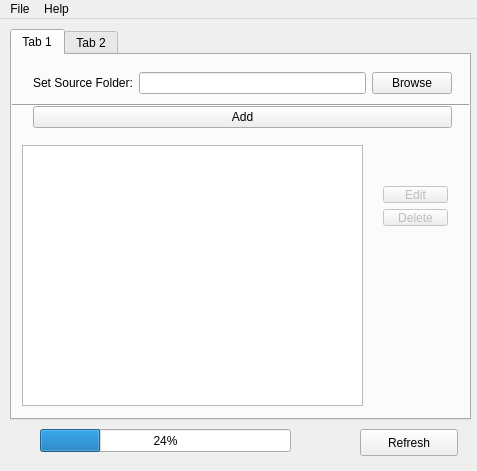
<?xml version="1.0" encoding="UTF-8"?>
<ui version="4.0">
 <class>MainWindow</class>
 <widget class="QMainWindow" name="MainWindow">
  <property name="geometry">
   <rect>
    <x>0</x>
    <y>0</y>
    <width>477</width>
    <height>471</height>
   </rect>
  </property>
  <property name="windowTitle">
   <string>Relax! lite</string>
  </property>
  <widget class="QWidget" name="centralWidget">
   <widget class="QTabWidget" name="tabWidget">
    <property name="geometry">
     <rect>
      <x>10</x>
      <y>10</y>
      <width>461</width>
      <height>391</height>
     </rect>
    </property>
    <property name="currentIndex">
     <number>0</number>
    </property>
    <widget class="QWidget" name="tab">
     <attribute name="title">
      <string>Tab 1</string>
     </attribute>
     <widget class="QListView" name="sourceListView">
      <property name="geometry">
       <rect>
        <x>10</x>
        <y>90</y>
        <width>341</width>
        <height>261</height>
       </rect>
      </property>
     </widget>
     <widget class="Line" name="line">
      <property name="geometry">
       <rect>
        <x>0</x>
        <y>40</y>
        <width>461</width>
        <height>20</height>
       </rect>
      </property>
      <property name="orientation">
       <enum>Qt::Horizontal</enum>
      </property>
     </widget>
     <widget class="QWidget" name="layoutWidget">
      <property name="geometry">
       <rect>
        <x>360</x>
        <y>120</y>
        <width>87</width>
        <height>62</height>
       </rect>
      </property>
      <layout class="QVBoxLayout" name="verticalLayout">
       <item>
        <widget class="QPushButton" name="editSourcePathButton">
         <property name="enabled">
          <bool>false</bool>
         </property>
         <property name="text">
          <string>Edit</string>
         </property>
        </widget>
       </item>
       <item>
        <widget class="QPushButton" name="deleteSourcePathButton">
         <property name="enabled">
          <bool>false</bool>
         </property>
         <property name="text">
          <string>Delete</string>
         </property>
        </widget>
       </item>
      </layout>
     </widget>
     <widget class="QWidget" name="layoutWidget">
      <property name="geometry">
       <rect>
        <x>10</x>
        <y>0</y>
        <width>441</width>
        <height>91</height>
       </rect>
      </property>
      <layout class="QVBoxLayout" name="verticalLayout_3">
       <item>
        <layout class="QHBoxLayout" name="horizontalLayout">
         <item>
          <widget class="QLabel" name="label">
           <property name="text">
            <string>Set Source Folder:</string>
           </property>
          </widget>
         </item>
         <item>
          <widget class="QLineEdit" name="sourcePathEdit"/>
         </item>
         <item>
          <widget class="QPushButton" name="browseSourcePathButton">
           <property name="text">
            <string>Browse</string>
           </property>
          </widget>
         </item>
        </layout>
       </item>
       <item>
        <widget class="QPushButton" name="addSourcePathButton">
         <property name="text">
          <string>Add</string>
         </property>
        </widget>
       </item>
      </layout>
     </widget>
    </widget>
    <widget class="QWidget" name="tab_2">
     <attribute name="title">
      <string>Tab 2</string>
     </attribute>
     <widget class="QTableView" name="destTableView">
      <property name="geometry">
       <rect>
        <x>10</x>
        <y>110</y>
        <width>361</width>
        <height>241</height>
       </rect>
      </property>
     </widget>
     <widget class="QWidget" name="layoutWidget">
      <property name="geometry">
       <rect>
        <x>379</x>
        <y>160</y>
        <width>71</width>
        <height>62</height>
       </rect>
      </property>
      <layout class="QVBoxLayout" name="verticalLayout_2">
       <item>
        <widget class="QPushButton" name="destPathEditButton">
         <property name="enabled">
          <bool>false</bool>
         </property>
         <property name="text">
          <string>Edit</string>
         </property>
        </widget>
       </item>
       <item>
        <widget class="QPushButton" name="destPathDeleteButton">
         <property name="enabled">
          <bool>false</bool>
         </property>
         <property name="text">
          <string>Delete</string>
         </property>
        </widget>
       </item>
      </layout>
     </widget>
     <widget class="QWidget" name="layoutWidget">
      <property name="geometry">
       <rect>
        <x>11</x>
        <y>2</y>
        <width>441</width>
        <height>99</height>
       </rect>
      </property>
      <layout class="QVBoxLayout" name="verticalLayout_4">
       <item>
        <layout class="QHBoxLayout" name="horizontalLayout_2">
         <item>
          <widget class="QLabel" name="label_2">
           <property name="text">
            <string>Set Preferred Folder:</string>
           </property>
          </widget>
         </item>
         <item>
          <widget class="QLineEdit" name="destPathEdit"/>
         </item>
         <item>
          <widget class="QPushButton" name="browseDestPathButton">
           <property name="text">
            <string>Browse</string>
           </property>
          </widget>
         </item>
        </layout>
       </item>
       <item>
        <layout class="QHBoxLayout" name="horizontalLayout_3">
         <item>
          <widget class="QLabel" name="label_3">
           <property name="text">
            <string>Set Filter Extensions:</string>
           </property>
          </widget>
         </item>
         <item>
          <widget class="QLineEdit" name="nameFilterEdit"/>
         </item>
        </layout>
       </item>
       <item>
        <widget class="QPushButton" name="addDestPathButton">
         <property name="text">
          <string>Add</string>
         </property>
        </widget>
       </item>
      </layout>
     </widget>
    </widget>
   </widget>
   <widget class="QPushButton" name="updateButton">
    <property name="geometry">
     <rect>
      <x>360</x>
      <y>410</y>
      <width>98</width>
      <height>27</height>
     </rect>
    </property>
    <property name="text">
     <string>Refresh</string>
    </property>
   </widget>
   <widget class="QProgressBar" name="progressBar">
    <property name="geometry">
     <rect>
      <x>40</x>
      <y>410</y>
      <width>251</width>
      <height>23</height>
     </rect>
    </property>
    <property name="value">
     <number>24</number>
    </property>
   </widget>
  </widget>
  <widget class="QMenuBar" name="menuBar">
   <property name="geometry">
    <rect>
     <x>0</x>
     <y>0</y>
     <width>477</width>
     <height>25</height>
    </rect>
   </property>
   <widget class="QMenu" name="menuFile">
    <property name="title">
     <string>File</string>
    </property>
    <addaction name="saveAction"/>
    <addaction name="exitAction"/>
   </widget>
   <widget class="QMenu" name="menuHelp">
    <property name="title">
     <string>Help</string>
    </property>
    <addaction name="aboutRelax"/>
   </widget>
   <addaction name="menuFile"/>
   <addaction name="menuHelp"/>
  </widget>
  <action name="saveAction">
   <property name="text">
    <string>Save</string>
   </property>
  </action>
  <action name="exitAction">
   <property name="text">
    <string>Exit</string>
   </property>
  </action>
  <action name="aboutRelax">
   <property name="text">
    <string>About Relax!</string>
   </property>
  </action>
 </widget>
 <layoutdefault spacing="6" margin="11"/>
 <resources/>
 <connections/>
</ui>
